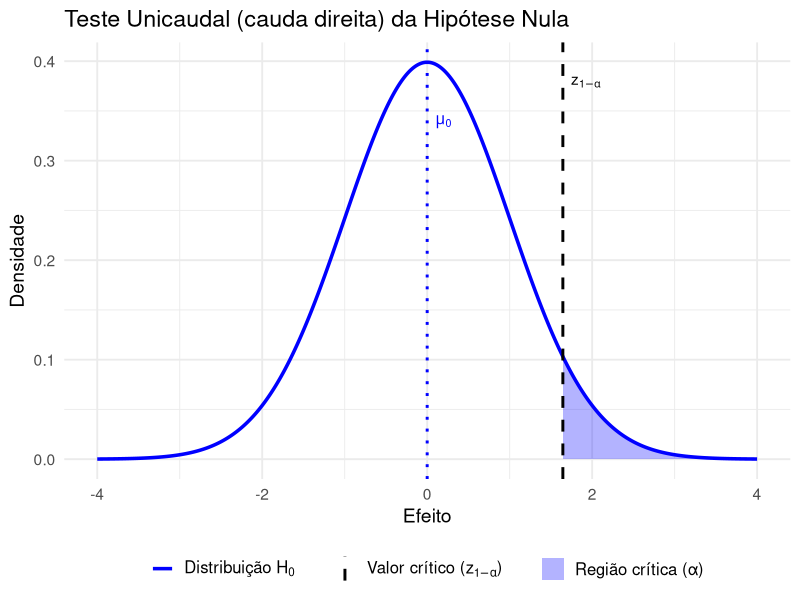

Reproduce this figure in R.
# Parâmetros
mu0 <- 0
sigma <- 1
alpha <- 0.05

# Valor crítico (cauda direita)
z_crit <- qnorm(1 - alpha, mean = mu0, sd = sigma)

# Dados
x <- seq(mu0 - 4 * sigma, mu0 + 4 * sigma, length.out = 1000)
dens_H0 <- dnorm(x, mean = mu0, sd = sigma)
dados <- data.frame(x = x, densidade = dens_H0)
dados$regiao_critica <- ifelse(x >= z_crit, "regiao_critica", "h0")

# Gráfico
ggplot2::ggplot(dados, ggplot2::aes(x = x, y = densidade)) +
  ggplot2::geom_line(ggplot2::aes(color = "h0"), size = 1.2) +
  ggplot2::geom_area(
    data = subset(dados, regiao_critica == "regiao_critica"),
    ggplot2::aes(fill = "regiao_critica"),
    alpha = 0.3
  ) +
  ggplot2::geom_vline(
    xintercept = mu0,
    linetype = "dotted",
    color = "blue",
    size = 1
  ) +
  ggplot2::geom_vline(
    ggplot2::aes(xintercept = z_crit, linetype = "zcrit"),
    color = "black",
    size = 1
  ) +
  ggplot2::annotate(
    "text",
    x = mu0 + 0.1,
    y = max(dens_H0) * 0.85,
    label = expression(mu[0]),
    color = "blue",
    parse = TRUE,
    hjust = 0
  ) +
  ggplot2::annotate(
    "text",
    x = z_crit + 0.1,
    y = max(dens_H0) * 0.95,
    label = expression(z[1 - alpha]),
    color = "black",
    parse = TRUE,
    hjust = 0
  ) +
  ggplot2::scale_color_manual(
    name = NULL,
    values = c("h0" = "blue"),
    labels = c(expression("Distribuição H"[0]))
  ) +
  ggplot2::scale_linetype_manual(
    name = NULL,
    values = c("zcrit" = "dashed"),
    labels = c(expression("Valor crítico (z"[1 - alpha] * ")"))
  ) +
  ggplot2::scale_fill_manual(
    name = NULL,
    values = c("regiao_critica" = "blue"),
    labels = c("Região crítica (α)")
  ) +
  ggplot2::labs(title = "Teste Unicaudal (cauda direita) da Hipótese Nula", x = "Efeito", y = "Densidade") +
  ggplot2::theme_minimal(base_size = 14) +
  ggplot2::theme(legend.position = "bottom",
                 legend.text = ggplot2::element_text(size = 12)) +
  ggplot2::guides(
    color = ggplot2::guide_legend(order = 1, override.aes = list(linetype = "solid")),
    linetype = ggplot2::guide_legend(
      order = 2,
      override.aes = list(color = "black", size = 1)
    ),
    fill = ggplot2::guide_legend(order = 3, override.aes = list(alpha = 0.3))
  )
